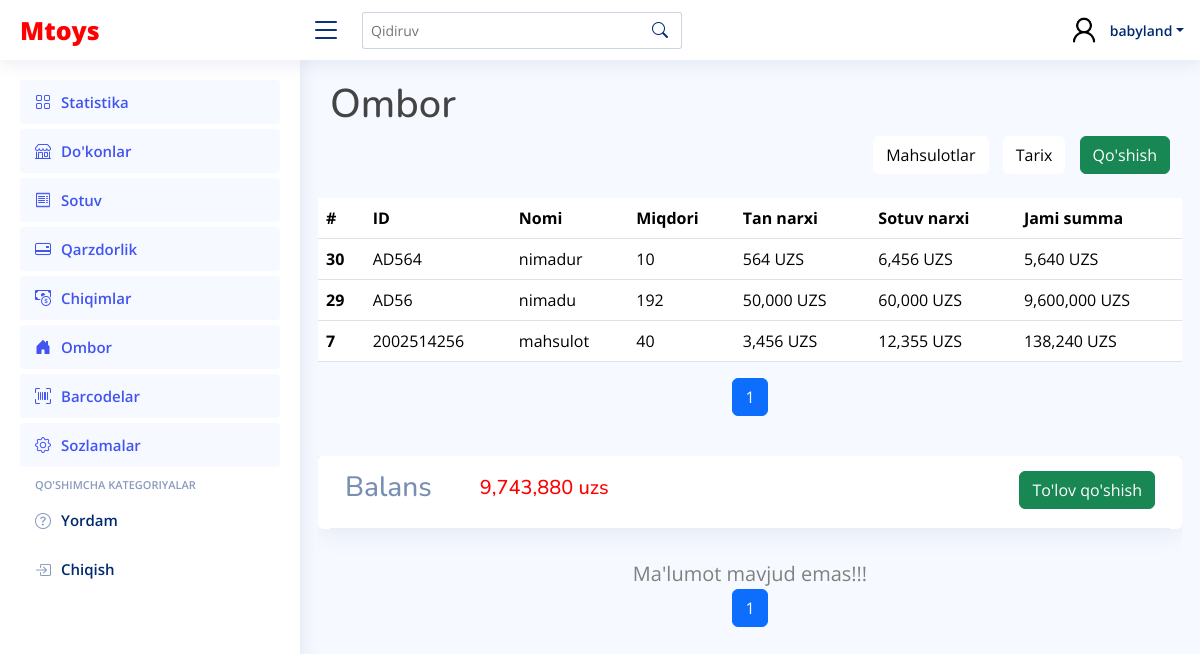
The app's page /storage/ (signed in) with its own data.
### main_app/models.py (models this page shows, shortened)
class Product(models.Model):
    name = models.CharField(max_length=250)
    base_price = models.PositiveIntegerField(default=0)
    sale_price = models.PositiveIntegerField(default=0)
    amount = models.PositiveIntegerField(default=0)
    qr_code_id = models.CharField(max_length=250)

### main_app/views.py (the view, shortened to what this page needs)
# urls.py: path("storage/", StorageView.as_view(), name="storage"),
@method_decorator(login_required, name='dispatch')
class StorageView(ListView):
    template_name = "storage/storage.html"
    model = Transaction
    context_object_name = 'products'
    paginate_by = 10
    def get_queryset(self):
        return Transaction.objects.none()
    def get_context_data(self, **kwargs):
        context = {}
        objs = []
        if "search" in self.request.GET:
            obj = Transaction.objects.filter(product__qr_code_id = self.request.GET.get("query")).order_by("-id")
            print(self.request.GET.get("query"))
            pro = {}
            if obj:
                pro = {
                    "id": obj.last().id,
                    "product_id" : obj.last().product.qr_code_id,
                    "name" : obj.last().product.name,
                    "amount" : sum([ d.amount for d in Transaction.objects.filter(transaction_type = "add").filter(product__qr_code_id = obj.last().product.qr_code_id)]) - sum([ d.amount for d in Transaction.objects.filter(transaction_type = "remove").filter(product__qr_code_id = obj.last().product.qr_code_id)]),
                    "sale_price" : obj.last().product.sale_price,
                    "base_price" : obj.last().product.base_price,
                    "overall" : (sum([ d.amount for d in Transaction.objects.filter(transaction_type = "add").filter(product__qr_code_id = obj.last().product.qr_code_id)]) * obj.last().product.base_price) - sum([ d.amount for d in Transaction.objects.filter(transaction_type = "remove").filter(product__qr_code_id = obj.last().product.qr_code_id)]) * obj.last().product.base_price,
                }
            objs.append(pro)
        else:
                for i in Transaction.objects.all().order_by("-id"):
                    pro = {
                        "id": i.id,
                        "product_id" : i.product.qr_code_id,
                        "name" : i.product.name,
                        "amount" : sum([ d.amount for d in Transaction.objects.filter(transaction_type = "add").filter(product__qr_code_id = i.product.qr_code_id)]) - sum([ d.amount for d in Transaction.objects.filter(transaction_type = "remove").filter(product__qr_code_id = i.product.qr_code_id)]),
                        "sale_price" : i.product.sale_price,
                        "base_price" : i.product.base_price,
                        "overall" : (sum([ d.amount for d in Transaction.objects.filter(transaction_type = "add").filter(product__qr_code_id = i.product.qr_code_id)]) * i.product.base_price) - sum([ d.amount for d in Transaction.objects.filter(transaction_type = "remove").filter(product__qr_code_id = i.product.qr_code_id)]) * i.product.base_price,
                    }
                    objs.append(pro) if pro["product_id"] not in {j["product_id"] for j in objs} else None
        products = objs
        paginator_products = Paginator(products, self.paginate_by)
        page_number_products = self.request.GET.get('page_products')
        page_obj_products = paginator_products.get_page(page_number_products)
        payment_objs = []
        payments = payment_objs
        paginator_payments = Paginator(payments, self.paginate_by)
        page_number_payments = self.request.GET.get('page_payments')
        page_obj_payments = paginator_payments.get_page(page_number_payments)
        context["page_obj_products"] = page_obj_products
        context["payments"] = page_obj_payments
        try:
            if objs[0]:
                context["balance"] = sum([ i["overall"] for i in objs]) - sum([ i["amount"] for i in payments])
        except Exception as e:
            pass
        return context

### templates/storage/storage.html (shortened to what this page needs)
{% extends 'wrapper.html' %}
{% load humanize %}
{% block content %}
<h1>Ombor</h1>
  <div class="d-flex justify-content-end align-items-center">
    <div>
      <form method="POST">
        <a type="button" class="btn product_a" href="{% url 'main_app:products' %}">Mahsulotlar</a>
        <a type="button" class="btn product_a" href="{% url 'main_app:storage_history' %}">Tarix</a>
        <button type="button" class="btn btn-success"  id="startScanButton">Qo'shish</button>
      </form>
    </div>
  </div>
    <div class="row mt-4" style="overflow-x: auto;">
      {% if page_obj_products %}
            <table class="table" >
              <thead>
                <tr>
                  <th scope="col">#</th>
                  <th scope="col">ID</th>
                  <th scope="col">Nomi</th>
                  <th scope="col">Miqdori</th>
                  <th scope="col">Tan narxi</th>
                  <th scope="col">Sotuv narxi</th>
                  <th scope="col">Jami summa</th>
                </tr>
              </thead>
              <tbody>
                {% for i in page_obj_products %}
                <tr>
                  <th scope="row">{{ i.id }}</th>
                  <td>{{ i.product_id }}</td>
                  <td>{{ i.name }}</td>
                  <td>{{ i.amount }}</td>
                  <td>{{ i.base_price|intcomma }} UZS</td>
                  <td>{{ i.sale_price|intcomma }} UZS</td>
                  <td>{{ i.overall|intcomma }} UZS</td>
                </tr>
                {% endfor %}
              </tbody>
            </table>
            {% else %}
              <div style="color: gray;font-size:20px;text-align:center">
                Ma'lumot mavjud emas!!!
              </div>
            {% endif %}
            <nav aria-label="Page navigation">
              <ul class="pagination justify-content-center">
                {% for num in page_obj_products.paginator.page_range %}
                  {% if page_obj_products.number == num %}
                    <li class="page-item active"><a class="page-link" href="?page_products={{ num }}">{{ num }}</a></li>
                  {% else %}
                    <li class="page-item"><a class="page-link" href="?page_products={{ num }}">{{ num }}</a></li>
                  {% endif %}
                {% endfor %}
              </ul>
            </nav>
    </div>
    <div class="row mt-4" style="overflow-x: auto;">
      <div class="card">
        <div class="card-header d-flex justify-content-between w-full">
          <div class="d-flex justify-content-between align-items-center gap-5"><h3>Balans</h3><h5 style="color: red;">{{ balance|intcomma}} uzs</h5></div>
          <div>
            <button type="button" class="btn btn-success" data-bs-toggle="modal" data-bs-target="#payment_modal">To'lov qo'shish</button>
          </div>
        </div>
      </div>
      <div class="card-body">
        {% if payments %}
            <table class="table" >
              <thead>
                <tr>
                  <th scope="col">#</th>
                  <th scope="col">Sanasi</th>
                  <th scope="col">Miqdori</th>
                </tr>
              </thead>
              <tbody>
                {% for i in payments %}
                <tr>
                  <th scope="row">{{ i.id }}</th>
                  <td>{{ i.date.month }}/{{ i.date.day }}/{{ i.date.year }}</td>
                  <td>{{ i.amount|intcomma }}UZS</td>
                </tr>
                {% endfor %}
              </tbody>
            </table>
            {% else %}
              <div style="color: gray;font-size:20px;text-align:center">
                Ma'lumot mavjud emas!!!
              </div>
            {% endif %}
            <nav aria-label="Page navigation">
              <ul class="pagination justify-content-center">
                {% for num in payments.paginator.page_range %}
                  {% if payments.number == num %}
                    <li class="page-item active"><a class="page-link" href="?page_payments={{ num }}">{{ num }}</a></li>
                  {% else %}
                    <li class="page-item"><a class="page-link" href="?page_payments={{ num }}">{{ num }}</a></li>
                  {% endif %}
                {% endfor %}
              </ul>
            </nav>
      </div>
    </div>
{% endblock content %}

### templates/wrapper.html (shortened to what this page needs)
<!DOCTYPE html>
{% load static %}
<html lang="en">
<head>
  <link href="{% static 'assets/vendor/bootstrap/css/bootstrap.min.css' %}" rel="stylesheet">
  <link href="{% static 'assets/vendor/bootstrap-icons/bootstrap-icons.css' %}" rel="stylesheet">
  <link href="{% static 'assets/vendor/boxicons/css/boxicons.min.css' %}" rel="stylesheet">
  <link href="{% static 'assets/vendor/quill/quill.snow.css' %}" rel="stylesheet">
  <link href="{% static 'assets/vendor/quill/quill.bubble.css' %}" rel="stylesheet">
  <link href="{% static 'assets/vendor/remixicon/remixicon.css' %}" rel="stylesheet">
  <link href="{% static 'assets/vendor/simple-datatables/style.css' %}" rel="stylesheet">
  <link href="{% static 'assets/css/style.css' %}" rel="stylesheet">
</head>
<body>
  <header id="header" class="header fixed-top d-flex align-items-center">
    <div class="d-flex align-items-center justify-content-between">
      <a href="{% url 'main_app:main' %}" class="logo d-flex align-items-center">
        Mtoys
      </a>
      <i class="bi bi-list toggle-sidebar-btn"></i>
    </div>
    <div class="search-bar">
      <form class="search-form d-flex align-items-center" method="GET">
        <input type="text" name="query" placeholder="Qidiruv" title="Enter search keyword">
        <button type="submit" title="Search" name="search"><i class="bi bi-search"></i></button>
      </form>
    </div>
    <nav class="header-nav ms-auto">
      <ul class="d-flex align-items-center">
        <li class="nav-item dropdown pe-3">
          <a class="nav-link nav-profile d-flex align-items-center pe-0" href="#" data-bs-toggle="dropdown">
            <img src="{% static 'assets/img/Sample_User_Icon (1).png' %}" alt="Profile" class="rounded-circle">
            <span class="d-none d-md-block dropdown-toggle ps-2">{{ request.user.username }}</span>
          </a>
        </li>
      </ul>
    </nav>
  </header>
  <aside id="sidebar" class="sidebar">
    <ul class="sidebar-nav" id="sidebar-nav">
      <li class="nav-item">
        <a class="nav-link " href="{% url 'main_app:main'%}">
          <i class="bi bi-grid"></i>
          <span>Statistika</span>
        </a>
      </li>
      <li class="nav-item">
        <a class="nav-link " href="{% url 'main_app:provinces'%}">
          <i class="bi bi-shop"></i>
          <span>Do'konlar</span>
        </a>
      </li>
      <li class="nav-item">
        <a class="nav-link " href="{% url 'main_app:sale'%}">
          <i class="bi bi-receipt"></i>
          <span>Sotuv</span>
        </a>
      </li>
      <li class="nav-item">
        <a class="nav-link " href="{% url 'main_app:debt'%}">
          <i class="bi bi-credit-card-2-back"></i>
          <span>Qarzdorlik</span>
        </a>
      </li>
      <li class="nav-item">
        <a class="nav-link " href="{% url 'expance_app:expance'%}">
          <i class="bi bi-cash-coin"></i>
          <span>Chiqimlar</span>
        </a>
      </li>
      <li class="nav-item">
        <a class="nav-link " href="{% url 'main_app:storage'%}">
          <i class="bi bi-house-door-fill"></i>
          <span>Ombor</span>
        </a>
      </li>
      <li class="nav-item">
        <a class="nav-link " href="{% url 'main_app:barcode'%}">
          <i class="bi bi-upc-scan"></i>
          <span>Barcodelar</span>
        </a>
      </li>
      <li class="nav-item">
        <a class="nav-link " href="{% url 'main_app:settings_app'%}">
          <i class="bi bi-gear"></i>
          <span>Sozlamalar</span>
        </a>
      </li>
      <li class="nav-heading">Qo'shimcha Kategoriyalar</li>
      <li class="nav-item">
        <a class="nav-link collapsed"  href="http://t.me/Saidjalol10">
          <i class="bi bi-question-circle"></i>
          <span>Yordam</span>
        </a>
      </li>
      <ul class="nav">
        <li class="nav-item">
          <a id="logout-link" class="nav-link collapsed" href="#">
            <i class="bi bi-box-arrow-in-right"></i>
            <span>Chiqish</span>
          </a>
        </li>
      </ul>
    </ul>
  </aside>
  <main id="main" class="main">
        {% block content %} {% endblock content %}
  </main>
</body>
</html>

### staticfiles/assets/css/style.css (style rules this page uses)
:root { scroll-behavior: smooth; }
body { font-family: "Open Sans", sans-serif; background: #f6f9ff; color: #444444; }
a { color: #4154f1; text-decoration: none; }
h1, h2, h3, h4, h5, h6 { font-family: "Nunito", sans-serif; }
#main { margin-top: 60px; padding: 20px 30px; transition: all 0.3s; }
.card { margin-bottom: 30px; border: none; border-radius: 5px; box-shadow: 0px 0 30px rgba(1, 41, 112, 0.1); }
.card-header, .card-footer { border-color: #ebeef4; background-color: #fff; color: #798eb3; padding: 15px; }
.card-body { padding: 0 20px 20px 20px; }
.logo { line-height: 1; }
@media (min-width: 1200px) { .logo { width: 280px; } }
.header { transition: all 0.5s; z-index: 997; height: 60px; box-shadow: 0px 2px 20px rgba(1, 41, 112, 0.1); background-color: #fff; padding-left: 20px; }
.header .toggle-sidebar-btn { font-size: 32px; padding-left: 10px; cursor: pointer; color: #012970; }
.header .search-bar { min-width: 360px; padding: 0 20px; }
.header .search-form { width: 100%; }
.header .search-form input { border: 0; font-size: 14px; color: #012970; border: 1px solid rgba(1, 41, 112, 0.2); padding: 7px 38px 7px 8px; border-radius: 3px; transition: 0.3s; width: 100%; }
.header .search-form button { border: 0; padding: 0; margin-left: -30px; background: none; }
.header .search-form button i { color: #012970; }
.header-nav ul { list-style: none; }
.header-nav>ul { margin: 0; padding: 0; }
.header-nav .nav-profile { color: #012970; }
.header-nav .nav-profile img { max-height: 36px; }
.header-nav .nav-profile span { font-size: 14px; font-weight: 600; }
.sidebar { position: fixed; top: 60px; left: 0; bottom: 0; width: 300px; z-index: 996; transition: all 0.3s; padding: 20px; overflow-y: auto; scrollbar-width: thin; scrollbar-color: #aab7cf transparent; box-shadow: 0px 0px 20px rgba(1, 41, 112, 0.1); background-color: #fff; }
@media (min-width: 1200px) { #main, #footer { margin-left: 300px; } }
.sidebar-nav { padding: 0; margin: 0; list-style: none; }
.sidebar-nav li { padding: 0; margin: 0; list-style: none; }
.sidebar-nav .nav-item { margin-bottom: 5px; }
.sidebar-nav .nav-heading { font-size: 11px; text-transform: uppercase; color: #899bbd; font-weight: 600; margin: 10px 0 5px 15px; }
.sidebar-nav .nav-link { display: flex; align-items: center; font-size: 15px; font-weight: 600; color: #4154f1; transition: 0.3; background: #f6f9ff; padding: 10px 15px; border-radius: 4px; }
.sidebar-nav .nav-link i { font-size: 16px; margin-right: 10px; color: #4154f1; }
.sidebar-nav .nav-link.collapsed { color: #012970; background: #fff; }
.sidebar-nav .nav-link.collapsed i { color: #899bbd; }

### templates/wrapper.html (style rules this page uses)
.logo { color: red; font-weight: 900; font-size: 25px; }

### templates/storage/storage.html (style rules this page uses)
table { overflow: auto; }
.product_a { margin-right: 10px; background-color: white; color: black; }

### records on screen
Product: product_id "AD564", name "nimadur"
Product: product_id "AD56", name "nimadu"
Product: product_id "2002514256", name "mahsulot"

### other values on screen
{{ request.user.username }} "babyland"
{{ i.id }} "30" "29" "7"
{{ i.amount }} "10" "192" "40"
{{ i.base_price|intcomma }} "564" "50,000" "3,456"
{{ i.sale_price|intcomma }} "6,456" "60,000" "12,355"
{{ i.overall|intcomma }} "5,640" "9,600,000" "138,240"
{{ num }} "1"
{{ balance|intcomma }} "9,743,880"
